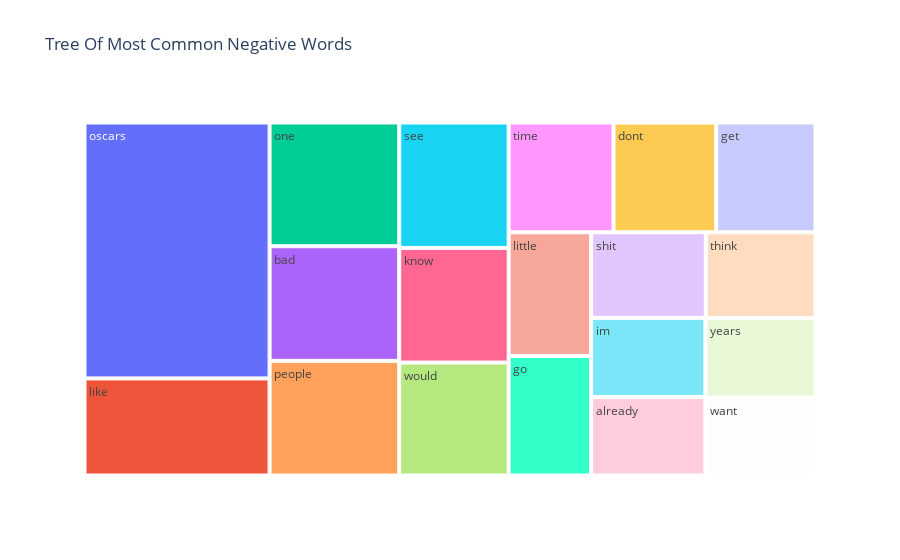

Source (notebook cell):
### Code cell
fig = px.treemap(temp_negative, path=['Common_words'], values='count',title='Tree Of Most Common Negative Words')
fig.show()

### Figure 1 — Plotly figure (JSON) as saved in the notebook; plotly's stock layout.template omitted (floating-point values rounded to 4 significant figures)
{"data": [{"branchvalues": "total", "domain": {"x": [0, 1], "y": [0, 1]}, "hovertemplate": "labels=%{label}<br>count=%{value}<br>parent=%{parent}<br>id=%{id}<extra></extra>", "ids": ["already", "bad", "dont", "get", "go", "im", "know", "like", "little", "one", "oscars", "people", "see", "shit", "think", "time", "want", "would", "years"], "labels": ["already", "bad", "dont", "get", "go", "im", "know", "like", "little", "one", "oscars", "people", "see", "shit", "think", "time", "want", "would", "years"], "name": "", "parents": ["", "", "", "", "", "", "", "", "", "", "", "", "", "", "", "", "", "", ""], "type": "treemap", "values": [190, 315, 239, 231, 209, 192, 266, 381, 216, 340, 1004, 315, 291, 208, 199, 244, 182, 262, 186]}], "layout": {"legend": {"tracegroupgap": 0}, "title": {"text": "Tree Of Most Common Negative Words"}}}
